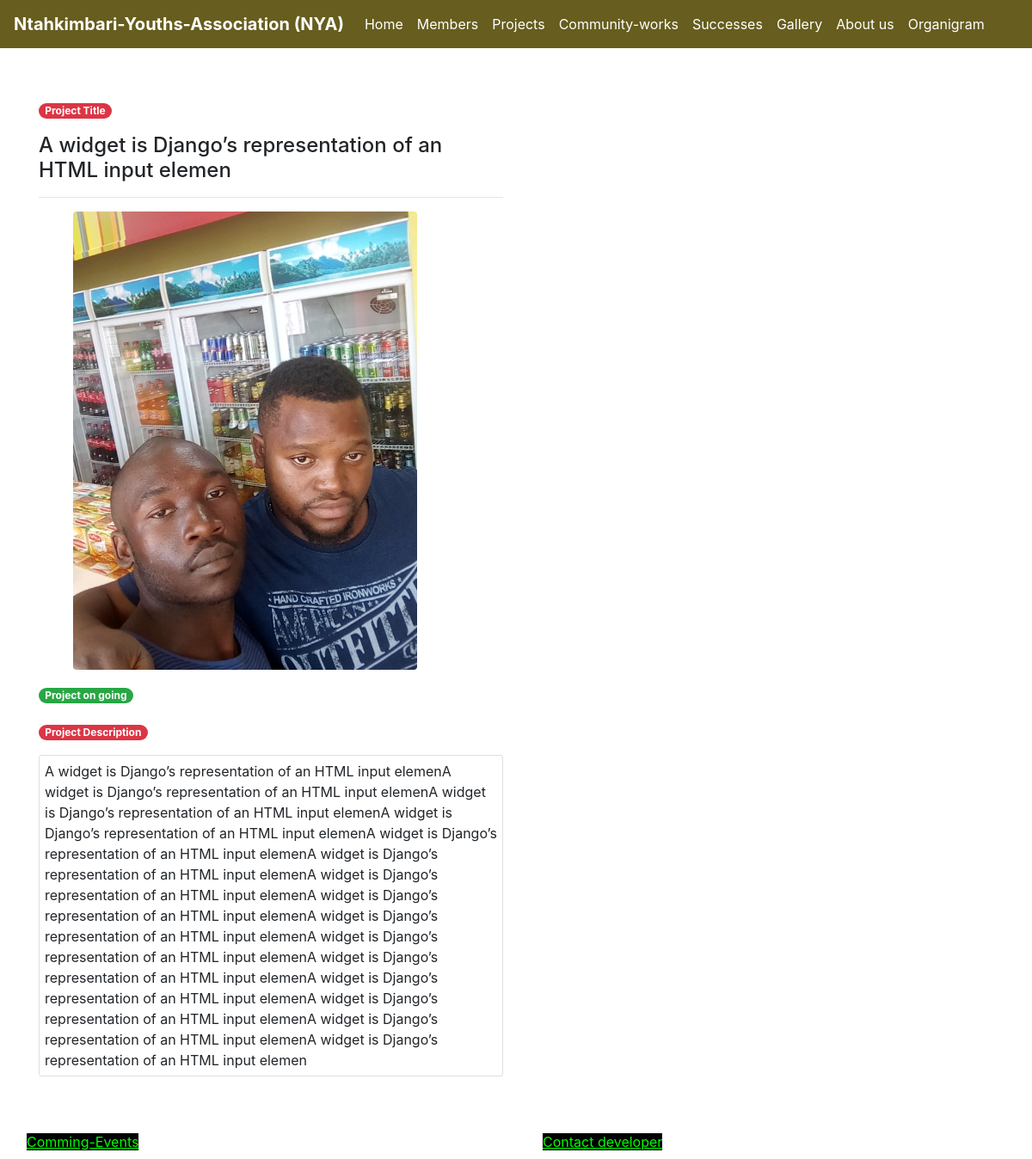
The app's page /project/ with its own data.
### ntakibariapp/models.py (models this page shows, shortened)
class Post(models.Model):
	GALLERY = 'gallery'
	FUN = 'fun'
	PROJECT = 'project'
	TAGS = ((GALLERY,'Gallery'), (FUN, 'Funs'), (PROJECT, 'project'),(None,'category'))
	title = models.CharField(max_length=60)
	description = models.TextField()
	tag = models.CharField(max_length=20, blank=False, choices=TAGS)
	photo = models.ImageField(upload_to='photos', blank=True)
	post_date = models.DateTimeField(default=timezone.now)
	project_completed = models.BooleanField(blank=True, default=False)

### ntakibariapp/views.py (the view)
# urls.py: path('project/', views.project, name='project'),
def project(request):
	try:
		projects = Post.objects.filter(Q(tag='project') & Q(project_completed=False)
			).all().order_by('-post_date')
		context['projects'] = projects
		context['title'] = 'projects'
		context['on_going'] = 'Project on going'
		return render(request, 'temp/project.html', context)
	except Exception as e:
		return render(request, 'temp/404.html')

### ntakibariapp/templates/temp/project.html (shortened to what this page needs)
{% extends 'temp/base.html' %}
{% block body %}
<div class="container" style="margin-bottom:80px">
	<div class="row">
		<div class="col-md-6">
			{% if projects %}
			{% for project in projects %}
			<p>
			 	<span class="badge badge-pill badge-danger" style="margin-top:40px">Project Title</span>
			 	<h4 style="">{{project.title}}<hr></h4>
			 </p>
			{% if project.photo %}
			<p><img src="{{ project.photo.url }}" style="width:400px; margin-left:40px" class="rounded"></p>
			{% endif %}
			<span class="badge badge-pill badge-success" style="margin-bottom:20px">{{on_going}}</span>
			<p><span class="badge badge-pill badge-danger">Project Description </span></p>
			<p class="card" style="padding:6px 6px;">{{project.description}}</p>
			{% endfor %}
			{% else %}
			<center><p><span class="badge badge-pill badge-danger">No projects </span></p></center>
			{% endif %}
	    </div>
	</div>
</div>
{% endblock %}

### records on screen
Post: title "A widget is Django’s representation of an HTML input elemen", photo (picture), on_going "Project on going", description "A widget is Django’s representation of an HTML input elemenA widget is Django’s representation of an HTML input elemenA widget is Django’s representation of an HTML input elemenA widget is Django’s representation of an HTML input elemenA widget is Django’s representation of an HTML input elemenA widget is Django’s representation of an HTML input elemenA widget is Django’s representation of an HTML input elemenA widget is Django’s representation of an HTML input elemenA widget is Django’s representation of an HTML input elemenA widget is Django’s representation of an HTML input elemenA widget is Django’s representation of an HTML input elemenA widget is Django’s representation of an HTML…"
